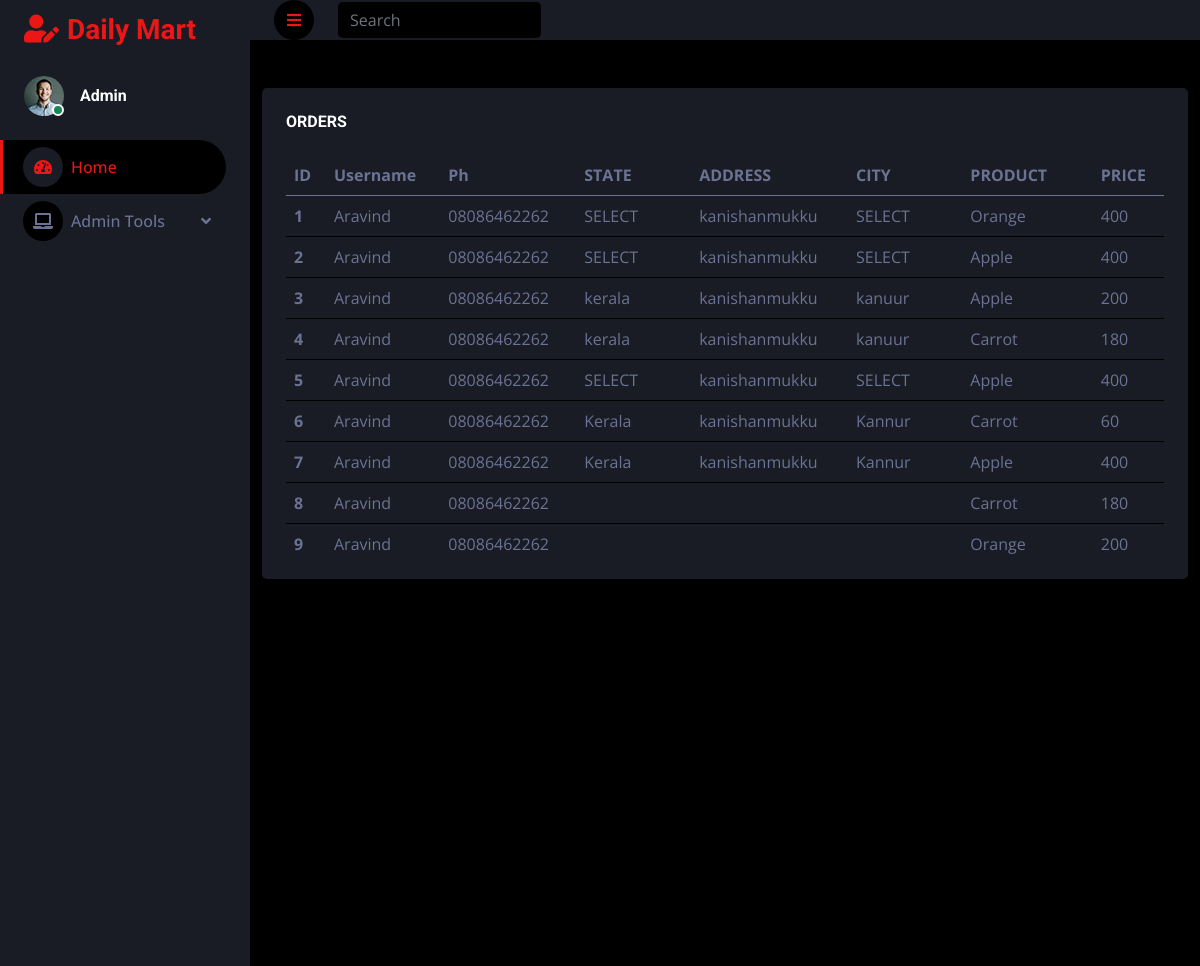
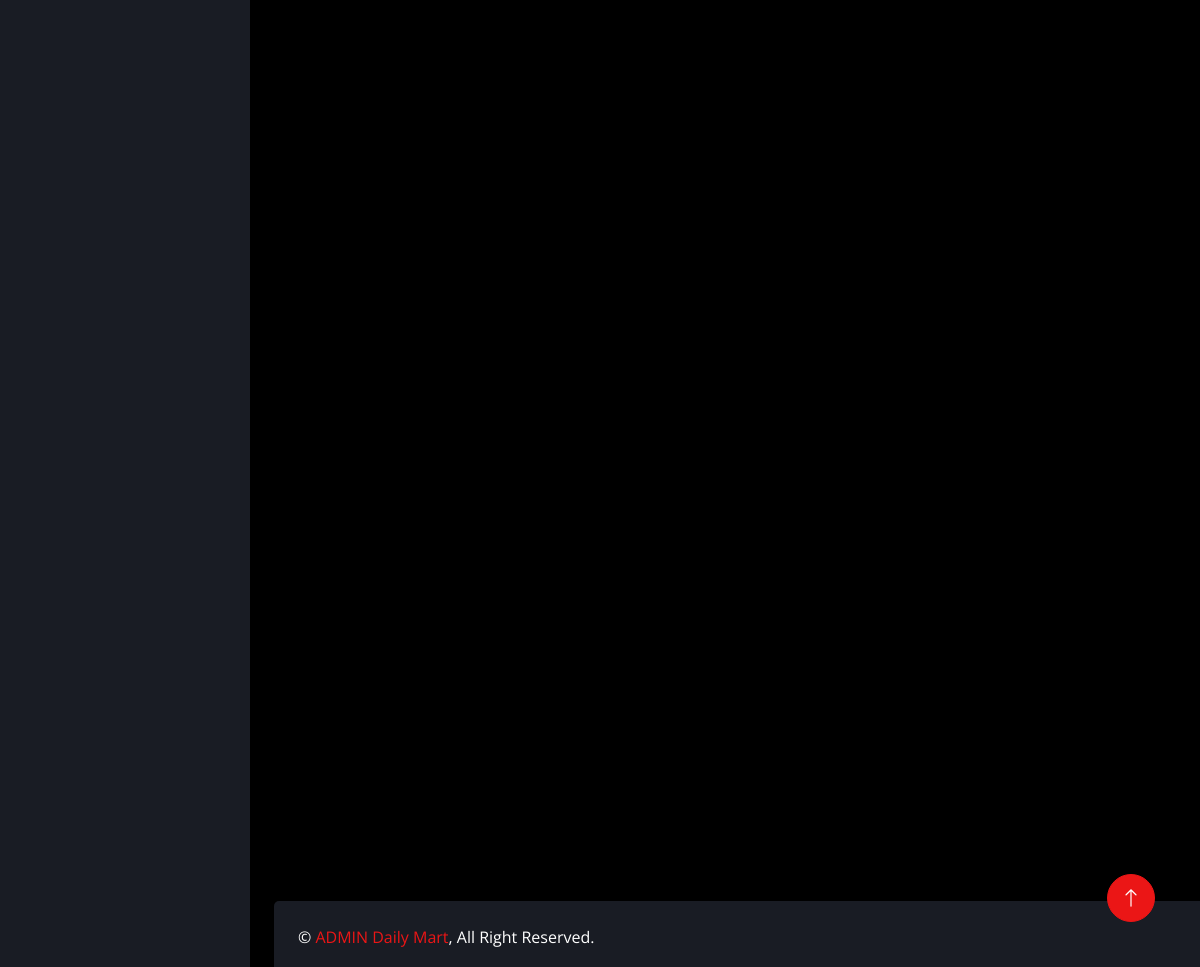
Screenshot of /viewbookings/ with the database file from the repository (2 pictures, top to bottom).
### USERAPP/models.py (models this page shows)
class Booking(models.Model):
    userid = models.ForeignKey(Register, on_delete=models.CASCADE)
    cartid = models.ForeignKey(Cart, on_delete=models.CASCADE,null=True,blank=True)
    status = models.IntegerField(default=0)
    Address = models.CharField(max_length=255, default='')
    City = models.CharField(max_length=15, default='')
    State = models.CharField(max_length=15, default='')

class Register(models.Model):
    Username = models.CharField(max_length=15, default='')
    Phone_no = models.CharField(max_length=10, default='')
    Email = models.EmailField()
    Password = models.CharField(max_length=8)

class Cart(models.Model):
    userid = models.ForeignKey(Register, on_delete=models.CASCADE)
    productid = models.ForeignKey(Product, on_delete=models.CASCADE)
    quantity = models.IntegerField()
    total = models.IntegerField()
    status = models.IntegerField(default=0)

### ADMINAPP/models.py (models this page shows)
class Product(models.Model):
    productName = models.CharField(max_length=15)
    productDescription = models.TextField()
    productPrice=models.IntegerField()
    productImage = models.ImageField(upload_to='PRODUCT_IMAGE',default='null.jpg')
    category = models.CharField(max_length=100,default='0')
    stock = models.IntegerField()

### ADMINAPP/views.py (the view)
# urls.py: path('viewbookings/',views.view_booking,name="view_booking"),
def view_booking(request):
       data=Booking.objects.all()
       return render(request,'viewbookings.html',{'data':data})

### ADMINAPP/templates/viewbookings.html
{% extends 'index.html' %}
{% block content %}
{% load static %}
<div class="container my-5">
    <div class="row justify-content-center">
        <div class="col-12">
            <div class="bg-secondary rounded p-4">
                <h6 class="mb-4">ORDERS</h6>
                <div style="height: 400px; overflow: auto;">
                <table class="table">
                    <thead>
                        <tr>
                            <th scope="col">ID</th>
                            <th scope="col">Username</th>
                            <th scope="col">Ph</th>
                            <th scope="col">STATE</th>
                            <th scope="col">ADDRESS</th>
                            <th scope="col">CITY</th>
                            <th scope="col">PRODUCT</th>
                            <th scope="col">PRICE</th>
                        </tr>
                    </thead>
                    <tbody>
                        {% for i in data %}
                        <tr>
                            <th scope="row">{{forloop.counter}}</th>
                            <td>{{i.userid.Username}}</td>
                            <td>{{i.userid.Phone_no}}</td>
                            <td>{{i.State}}</td>
                            <td>{{i.Address}}</td>
                            <td>{{i.City}}</td>
                            <td>{{i.cartid.productid.productName}}</td>
                            <td>{{i.cartid.total}}</td>
                        </tr>
                        {% endfor %}
                    </tbody>
                </table>
            </div>
            </div>
        </div>
    </div>
</div>
{% endblock %}

### ADMINAPP/static/user/css/style.css (style rules this page uses)
:root { --primary: #EB1616; --secondary: #191C24; --light: #6C7293; --dark: #000000; }

### rows the page displays
Booking: userid.Username "Aravind", userid.Phone_no "08086462262", State "SELECT", Address "kanishanmukku", City "SELECT", cartid.productid.productName "Orange", cartid.total "400"
Booking: userid.Username "Aravind", userid.Phone_no "08086462262", State "SELECT", Address "kanishanmukku", City "SELECT", cartid.productid.productName "Apple", cartid.total "400"
Booking: userid.Username "Aravind", userid.Phone_no "08086462262", State "kerala", Address "kanishanmukku", City "kanuur", cartid.productid.productName "Apple", cartid.total "200"
Booking: userid.Username "Aravind", userid.Phone_no "08086462262", State "kerala", Address "kanishanmukku", City "kanuur", cartid.productid.productName "Carrot", cartid.total "180"
Booking: userid.Username "Aravind", userid.Phone_no "08086462262", State "SELECT", Address "kanishanmukku", City "SELECT", cartid.productid.productName "Apple", cartid.total "400"
Booking: userid.Username "Aravind", userid.Phone_no "08086462262", State "Kerala", Address "kanishanmukku", City "Kannur", cartid.productid.productName "Carrot", cartid.total "60"
Booking: userid.Username "Aravind", userid.Phone_no "08086462262", State "Kerala", Address "kanishanmukku", City "Kannur", cartid.productid.productName "Apple", cartid.total "400"
Booking: userid.Username "Aravind", userid.Phone_no "08086462262", cartid.productid.productName "Carrot", cartid.total "180"
Booking: userid.Username "Aravind", userid.Phone_no "08086462262", cartid.productid.productName "Orange", cartid.total "200"
